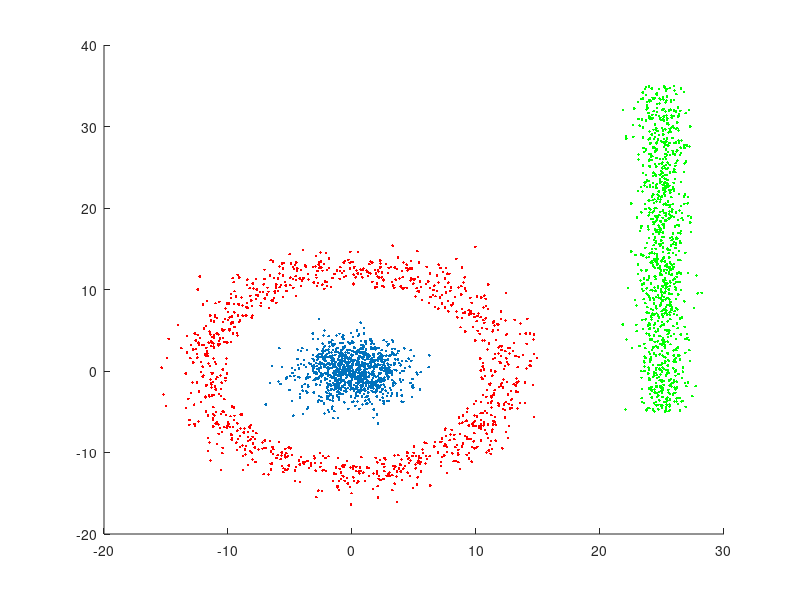

This chart was generated by the following MATLAB code:
clear;clf;
n = 3000; %amount of data
m = 2;  %nubmer of attributions
U = 5;
x = fix(n/3);

% begin to generate first cluster
data = zeros(n, m);
for i = 1:m
    data(:, i) =  randn(n, 1)./U;
end 
sum = zeros(n,1);
for i = 1:m
    sum = sum + data(:,i).^2;
end

data = data(find(sum < 1),:);
data1 = data(1:x, : ) * 10;
if m==2,
    hold on;
    plot(data1(:, 1), data1(:, 2), '.');
end

% begin to generate second cluster
data = zeros(n, m);
for i = 1:m
    data(:, i) =  randn(n, 1)./U;
end 
sum = zeros(n,1);
for i = 1:m
    sum = sum + data(:,i).^2;
end

data = data(find(sum < 1),:);
data2 = data(1:x, :) * 10;
for i = 1:fix(x/2),
    p = 0;
    for j = 1:m,
        p = p + data2(i, j).^2;
    end
    p = 10/sqrt(p) + 1;
    for j = 1:m,
        data2(i,j) = data2(i,j) * p;
    end
end

for i = fix(x/2)+1:x,
    p = 0;
    for j = 1:m,
        p = p + data2(i, j).^2;
    end
    p = -10/sqrt(p) - 1;
    for j = 1:m,
        data2(i,j) = data2(i,j) * p;
    end
end

if m==2,
    plot(data2(:, 1), data2(:, 2), '.', 'color', [1 0 0]);
end

% begin to generate third cluster
x1 = n - x*2;
data = zeros(n, m);
for i = 1:m-1
    data(:, i) =  randn(n, 1)./U;
end 
data(:, m) = rand(n, 1)*40;
sum = zeros(n,1);
for i = 1:m-1
    sum = sum + data(:,i).^2;
end

data = data(find(sum < 1),:);
data3 = data(1:x1, :);
p = 25;
data3(:, 1:m-1) = data3(:, 1:m-1) * 5 + p;
data3(:, m) = data3(:, m) - 5;

if m==2,
    plot(data3(:, 1), data3(:, 2), '.', 'color', [0 1 0]);
end

if m==2,
    hold off;
end

data = [data1, zeros(x, 1) ;data2, ones(x, 1) ; data3, ones(x1, 1) * 2];